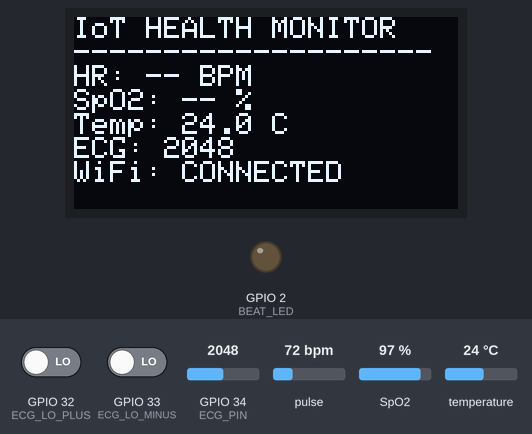
The sketch below on a simulated ESP32. On the bench: 128×64 one-colour display, output pins drawn as LEDs (lit = HIGH). The inputs (shaded band) are chosen by the test bench; at power-on: GPIO 32 (ECG_LO_PLUS) LOW, pulse 72 bpm, temperature 24 °C, SpO2 97 %, GPIO 33 (ECG_LO_MINUS) LOW, GPIO 34 (ECG_PIN) = 2048 (analog values on the 0–4095 scale). WiFi joins after 1.5 s; servers stay silent unless stated; what the sketch prints to the serial monitor is not drawn.

Above: at 2.7 s.
2.8 s: GPIO 32 (ECG_LO_PLUS) driven HIGH
At 4.0 s:
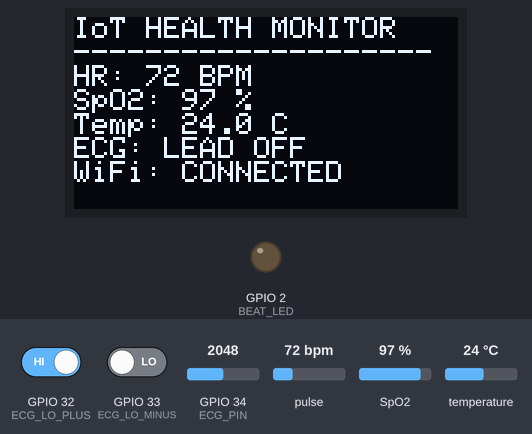
5.1 s: pulse set to 42 bpm
At 6.7 s:
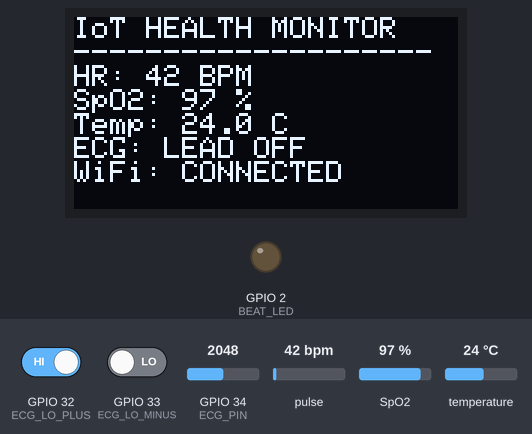
7.1 s: temperature set to 12 °C
At 9.1 s:
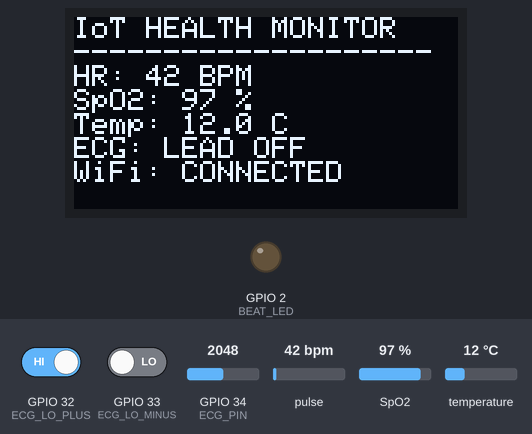
10.1 s: SpO2 set to 80 %
At 11.8 s:
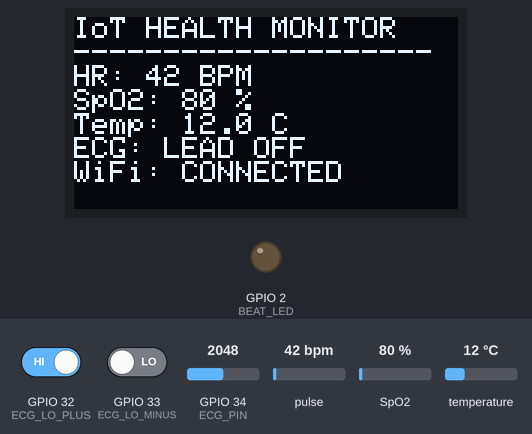
12.1 s: temperature set to 19 °C
16.1 s: GPIO 32 (ECG_LO_PLUS) driven LOW
At 17.7 s:
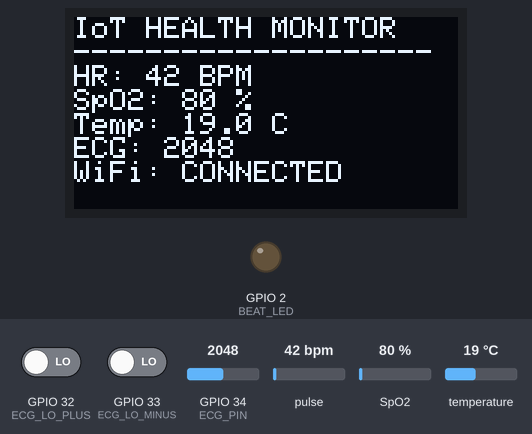
Timing chart, 0 to 19.1 s (numbered marks = the images above; inputs shaded):
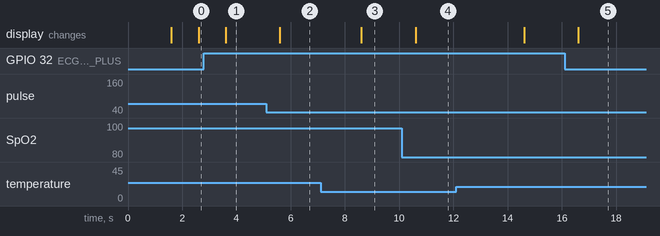

Measured:
- after the input at 2.8 s, the display: changes after 0.80 s (image 1)
- after the input at 5.1 s, the display: changes after 0.50 s (image 2)
- after the input at 7.1 s, the display: changes after 1.5 s (image 3)
- after the input at 10.1 s, the display: changes after 0.51 s (image 4)
- after the input at 16.1 s, the display: changes after 0.51 s (image 5)

The sketch:

health_monitoring.ino
```cpp
#include <Wire.h>
#include <WiFi.h>
#include <WiFiClientSecure.h>
#include <HTTPClient.h>

#include <Adafruit_GFX.h>
#include <Adafruit_SSD1306.h>

#include "MAX30100_PulseOximeter.h"
#include <OneWire.h>
#include <DallasTemperature.h>

// ---------------- WIFI CONFIGURATION ----------------
const char* WIFI_SSID = "YOUR_WIFI_NAME";
const char* WIFI_PASSWORD = "YOUR_WIFI_PASSWORD";

// ThingSpeak Write API Key
const char* THINGSPEAK_API_KEY =
    "YOUR_THINGSPEAK_WRITE_API_KEY";

// ---------------- PIN CONFIGURATION ----------------
#define OLED_SDA 21
#define OLED_SCL 22

#define TEMP_PIN 23

#define ECG_PIN 34
#define ECG_LO_PLUS 32
#define ECG_LO_MINUS 33

#define BEAT_LED 2

// ---------------- OLED CONFIGURATION ----------------
#define SCREEN_WIDTH 128
#define SCREEN_HEIGHT 64
#define OLED_RESET -1

Adafruit_SSD1306 display(
  SCREEN_WIDTH,
  SCREEN_HEIGHT,
  &Wire,
  OLED_RESET
);

// ---------------- SENSOR OBJECTS ----------------
PulseOximeter pox;

OneWire oneWire(TEMP_PIN);
DallasTemperature temperatureSensor(&oneWire);

// ---------------- SENSOR VARIABLES ----------------
float heartRate = 0.0;
float spo2 = 0.0;
float bodyTemperature = NAN;

int ecgValue = 0;
bool leadsConnected = false;

bool max30100Ready = false;
bool oledReady = false;

// ---------------- TIMING ----------------
unsigned long lastDisplayTime = 0;
unsigned long lastUploadTime = 0;
unsigned long lastTempRequest = 0;
unsigned long lastTempRead = 0;
unsigned long lastECGSample = 0;

const unsigned long DISPLAY_INTERVAL = 1000;
const unsigned long UPLOAD_INTERVAL = 20000;
const unsigned long TEMP_INTERVAL = 2000;
const unsigned long ECG_INTERVAL = 10;

// ---------------- HEARTBEAT CALLBACK ----------------
void onBeatDetected() {
  digitalWrite(BEAT_LED, HIGH);
}

// ---------------- WIFI CONNECTION ----------------
void connectWiFi() {

  Serial.println();
  Serial.print("Connecting to WiFi: ");
  Serial.println(WIFI_SSID);

  WiFi.mode(WIFI_STA);
  WiFi.begin(WIFI_SSID, WIFI_PASSWORD);

  unsigned long startTime = millis();

  while (WiFi.status() != WL_CONNECTED &&
         millis() - startTime < 20000) {

    delay(500);
    Serial.print(".");
  }

  if (WiFi.status() == WL_CONNECTED) {

    Serial.println("\nWiFi Connected!");
    Serial.print("IP Address: ");
    Serial.println(WiFi.localIP());

  } else {

    Serial.println("\nWiFi Connection Failed!");
  }
}

// ---------------- MAX30100 INITIALIZATION ----------------
void initializeMAX30100() {

  Serial.println("Initializing MAX30100...");

  if (!pox.begin()) {

    Serial.println("MAX30100 initialization failed!");
    max30100Ready = false;

  } else {

    Serial.println("MAX30100 initialized!");

    pox.setIRLedCurrent(MAX30100_LED_CURR_7_6MA);
    pox.setOnBeatDetectedCallback(onBeatDetected);

    max30100Ready = true;
  }
}

// ---------------- TEMPERATURE INITIALIZATION ----------------
void initializeTemperature() {

  temperatureSensor.begin();

  temperatureSensor.setWaitForConversion(false);

  temperatureSensor.requestTemperatures();

  lastTempRequest = millis();

  Serial.println("DS18B20 initialized!");
}

// ---------------- ECG READING ----------------
void readECG() {

  if (millis() - lastECGSample >= ECG_INTERVAL) {

    lastECGSample = millis();

    bool loPlus = digitalRead(ECG_LO_PLUS);
    bool loMinus = digitalRead(ECG_LO_MINUS);

    leadsConnected = (!loPlus && !loMinus);

    if (leadsConnected) {

      ecgValue = analogRead(ECG_PIN);

    } else {

      ecgValue = 0;
    }
  }
}

// ---------------- TEMPERATURE READING ----------------
void readTemperature() {

  unsigned long now = millis();

  if (now - lastTempRequest >= TEMP_INTERVAL) {

    bodyTemperature =
      temperatureSensor.getTempCByIndex(0);

    if (bodyTemperature == DEVICE_DISCONNECTED_C ||
        bodyTemperature < -55 ||
        bodyTemperature > 125) {

      bodyTemperature = NAN;
    }

    temperatureSensor.requestTemperatures();

    lastTempRequest = now;
  }
}

// ---------------- OLED DISPLAY ----------------
void updateDisplay() {

  if (!oledReady) return;

  if (millis() - lastDisplayTime >= DISPLAY_INTERVAL) {

    lastDisplayTime = millis();

    display.clearDisplay();
    display.setTextSize(1);
    display.setTextColor(SSD1306_WHITE);

    display.setCursor(0, 0);
    display.println("IoT HEALTH MONITOR");
    display.println("--------------------");

    display.print("HR: ");

    if (max30100Ready && heartRate > 0) {
      display.print(heartRate, 0);
      display.println(" BPM");
    } else {
      display.println("-- BPM");
    }

    display.print("SpO2: ");

    if (max30100Ready && spo2 > 0) {
      display.print(spo2, 0);
      display.println(" %");
    } else {
      display.println("-- %");
    }

    display.print("Temp: ");

    if (!isnan(bodyTemperature)) {
      display.print(bodyTemperature, 1);
      display.println(" C");
    } else {
      display.println("-- C");
    }

    display.print("ECG: ");
    display.println(leadsConnected ?
                    String(ecgValue) : "LEAD OFF");

    display.print("WiFi: ");
    display.println(WiFi.status() == WL_CONNECTED ?
                    "CONNECTED" : "OFFLINE");

    display.display();
  }
}

// ---------------- SERIAL MONITOR ----------------
void printSensorData() {

  Serial.println("\n------ HEALTH DATA ------");

  Serial.print("Heart Rate: ");
  Serial.println(heartRate);

  Serial.print("SpO2: ");
  Serial.println(spo2);

  Serial.print("Temperature: ");
  Serial.println(bodyTemperature);

  Serial.print("ECG ADC: ");
  Serial.println(ecgValue);

  Serial.print("ECG Leads: ");
  Serial.println(leadsConnected ?
                 "Connected" : "Disconnected");

  Serial.println("-------------------------");
}

// ---------------- THINGSPEAK UPLOAD ----------------
void uploadToThingSpeak() {

  if (millis() - lastUploadTime < UPLOAD_INTERVAL) {
    return;
  }

  lastUploadTime = millis();

  if (WiFi.status() != WL_CONNECTED) {

    Serial.println("WiFi unavailable. Upload skipped.");
    return;
  }

  WiFiClientSecure secureClient;

  // Demonstration configuration.
  // Use certificate validation in production.
  secureClient.setInsecure();

  HTTPClient https;

  String url =
    "https://api.thingspeak.com/update?api_key=";

  url += THINGSPEAK_API_KEY;

  url += "&field1=" + String(heartRate, 1);
  url += "&field2=" + String(spo2, 1);

  if (!isnan(bodyTemperature)) {
    url += "&field3=" + String(bodyTemperature, 2);
  }

  // Field 4: Latest ECG ADC sample
  if (leadsConnected) {
    url += "&field4=" + String(ecgValue);
  }

  // Field 5: ECG lead status (1 = connected)
  url += "&field5=";
  url += leadsConnected ? "1" : "0";

  https.setTimeout(5000);

  if (https.begin(secureClient, url)) {

    int httpCode = https.GET();

    if (httpCode > 0) {

      String response = https.getString();

      Serial.print("ThingSpeak HTTP Code: ");
      Serial.println(httpCode);

      Serial.print("ThingSpeak Entry ID: ");
      Serial.println(response);

    } else {

      Serial.print("Upload Error: ");
      Serial.println(https.errorToString(httpCode));
    }

    https.end();

  } else {

    Serial.println("Unable to connect to ThingSpeak.");
  }
}

// ---------------- SETUP ----------------
void setup() {

  Serial.begin(115200);

  pinMode(BEAT_LED, OUTPUT);
  pinMode(ECG_LO_PLUS, INPUT);
  pinMode(ECG_LO_MINUS, INPUT);

  digitalWrite(BEAT_LED, LOW);

  analogReadResolution(12);

  Wire.begin(OLED_SDA, OLED_SCL);

  // OLED initialization
  oledReady = display.begin(
    SSD1306_SWITCHCAPVCC,
    0x3C
  );

  if (oledReady) {

    display.clearDisplay();
    display.setTextSize(1);
    display.setTextColor(SSD1306_WHITE);
    display.setCursor(0, 0);

    display.println("IoT Health Monitor");
    display.println("System Starting...");
    display.display();

  } else {

    Serial.println("OLED initialization failed!");
  }

  // Initialize sensors
  initializeMAX30100();
  initializeTemperature();

  // WiFi
  connectWiFi();

  Serial.println("\nSystem Initialization Complete!");
}

// ---------------- MAIN LOOP ----------------
void loop() {

  // MAX30100 requires frequent updates
  if (max30100Ready) {

    pox.update();

    heartRate = pox.getHeartRate();
    spo2 = pox.getSpO2();

    digitalWrite(BEAT_LED, LOW);
  }

  // Read ECG
  readECG();

  // Read temperature
  readTemperature();

  // Update display
  updateDisplay();

  // Print data
  if (millis() - lastDisplayTime < 5) {
    // No additional blocking operation
  }

  // Upload to cloud
  uploadToThingSpeak();

  // Reconnect WiFi when disconnected
  static unsigned long lastWiFiCheck = 0;

  if (WiFi.status() != WL_CONNECTED &&
      millis() - lastWiFiCheck >= 10000) {

    lastWiFiCheck = millis();
    connectWiFi();
  }

  // Keep sensor updates running
}
```
